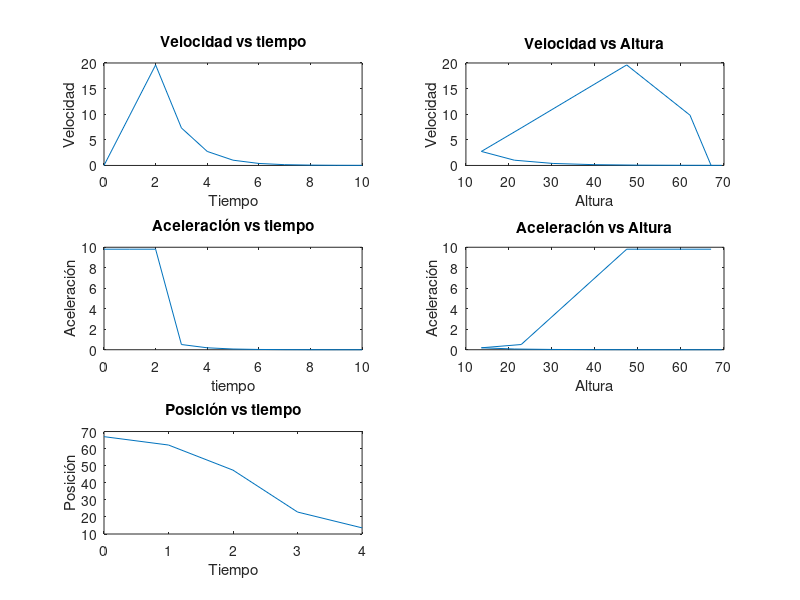

MATLAB code to generate this figure:
%REALIZADO POR>
%Alberto Navarrete A01442954
%Jemuel Flores A01367182
%Grecia Pacheco A01366730
%Oscar Reyes A01369421
%MAIN
clc; clear all;
t=[0:1:10];
ra=2;
B=input("Escriba la magnitud del campo eléctrico: (Recomendado 25) ");
Res=input("Escriba la magnitud de la resistencia en Ohms: (Recomendado 40)");

m=800;
g=9.81;
e=2.718;
Fg=m*g;

k=((B.^2)*4*(pi.^2)*(ra.^2))/Res;
v=[];
v1=[];
alti=67;


%Velocidad
va=0;
i=1;
while va<19
    v1(i)=9.81*t(i);
    va=v1(i);
    i=i+1;
end
r=i-1;   
t0=t(i-1);
v0=va;
for i=r:length(t)
     if va>=0
         x=-k*t(i)/m;
         v1(i)=((-e^((-k/m)*(t(i)-t0)))*(g-k*v0)+g)/k;
         va=v1(i);
     end
    if va<0
        v1(i)=0;
    end

end
%Altura Caida Libre

for i=1:(r+1)
    h2(i)=alti-(0.5)*(g)*(t(i).^2);
    
end

%Altura Frenado Magnético
for i=(r+2):length(t)
    x=((-k*t(i))+t0*k)/m;
    term1= ((e.^x)-1);
    term2=m*(Fg-v1(i)*k);
    term3=(term1*term2)/(k.^2);
    term4=((Fg*t(i))/k);
    term5=(-Fg*t0)/(k);
    h2(i)=term3+term4+term5;
    
end

%Aceleración Caida Libre

for i=1:(r+1)
    v3(i)=9.81;
    
    
end
%Aceleración
for i=(r+1):length(t)
    x=-(k*t(i))/m;
    v3(i)=(((e^x).*Fg)/m);
    
    
end



subplot(3,2,1),plot(t,v1);
title('Velocidad vs tiempo');
xlabel('Tiempo');
ylabel('Velocidad');

subplot(3,2,2),plot(h2,v1);
title('Velocidad vs Altura');
xlabel('Altura');
ylabel('Velocidad');

subplot(3,2,3),plot(t,v3);
title('Aceleración vs tiempo');
xlabel('tiempo');
ylabel('Aceleración');

subplot(3,2,4),plot(h2,v3);
title('Aceleración vs Altura');
xlabel('Altura');
ylabel('Aceleración');

h3=h2(1:5);
t3=t(1:5);
subplot(3,2,5),plot(t3,h3);
title('Posición vs tiempo');
xlabel('Tiempo');
ylabel('Posición');